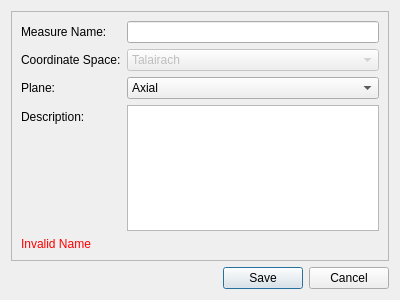
<?xml version="1.0" encoding="UTF-8"?>
<ui version="4.0">
 <class>NewRoi</class>
 <widget class="QDialog" name="NewRoi">
  <property name="windowModality">
   <enum>Qt::ApplicationModal</enum>
  </property>
  <property name="geometry">
   <rect>
    <x>0</x>
    <y>0</y>
    <width>400</width>
    <height>300</height>
   </rect>
  </property>
  <property name="windowTitle">
   <string>Create New Orthogonal Measurement</string>
  </property>
  <property name="modal">
   <bool>true</bool>
  </property>
  <layout class="QVBoxLayout" name="verticalLayout">
   <item>
    <widget class="QFrame" name="frame">
     <property name="frameShape">
      <enum>QFrame::StyledPanel</enum>
     </property>
     <property name="frameShadow">
      <enum>QFrame::Raised</enum>
     </property>
     <layout class="QFormLayout" name="formLayout">
      <item row="0" column="0">
       <widget class="QLabel" name="label">
        <property name="text">
         <string>Measure Name:</string>
        </property>
        <property name="buddy">
         <cstring>roi_name</cstring>
        </property>
       </widget>
      </item>
      <item row="1" column="0">
       <widget class="QLabel" name="label_2">
        <property name="text">
         <string>Coordinate Space:</string>
        </property>
        <property name="buddy">
         <cstring>roi_space</cstring>
        </property>
       </widget>
      </item>
      <item row="3" column="0">
       <widget class="QLabel" name="label_3">
        <property name="text">
         <string>Description:</string>
        </property>
        <property name="buddy">
         <cstring>roi_desc</cstring>
        </property>
       </widget>
      </item>
      <item row="0" column="1">
       <widget class="QLineEdit" name="roi_name"/>
      </item>
      <item row="3" column="1">
       <widget class="QPlainTextEdit" name="roi_desc"/>
      </item>
      <item row="1" column="1">
       <widget class="QComboBox" name="roi_space">
        <property name="enabled">
         <bool>false</bool>
        </property>
        <property name="currentIndex">
         <number>1</number>
        </property>
        <item>
         <property name="text">
          <string>World</string>
         </property>
        </item>
        <item>
         <property name="text">
          <string>Talairach</string>
         </property>
        </item>
        <item>
         <property name="text">
          <string>Dartel</string>
         </property>
        </item>
       </widget>
      </item>
      <item row="4" column="0" colspan="2">
       <widget class="QLabel" name="error_msg">
        <property name="font">
         <font>
          <weight>50</weight>
          <bold>false</bold>
         </font>
        </property>
        <property name="styleSheet">
         <string notr="true">#error_msg{color: rgb(255, 0, 0);}</string>
        </property>
        <property name="text">
         <string>Invalid Name</string>
        </property>
       </widget>
      </item>
      <item row="2" column="0">
       <widget class="QLabel" name="label_4">
        <property name="text">
         <string>Plane:</string>
        </property>
       </widget>
      </item>
      <item row="2" column="1">
       <widget class="QComboBox" name="plane_combo">
        <item>
         <property name="text">
          <string>Axial</string>
         </property>
        </item>
        <item>
         <property name="text">
          <string>Coronal</string>
         </property>
        </item>
        <item>
         <property name="text">
          <string>Sagital</string>
         </property>
        </item>
       </widget>
      </item>
     </layout>
    </widget>
   </item>
   <item>
    <widget class="QDialogButtonBox" name="dialogButtonBox">
     <property name="orientation">
      <enum>Qt::Horizontal</enum>
     </property>
     <property name="standardButtons">
      <set>QDialogButtonBox::Cancel|QDialogButtonBox::Save</set>
     </property>
    </widget>
   </item>
  </layout>
 </widget>
 <tabstops>
  <tabstop>roi_name</tabstop>
  <tabstop>roi_space</tabstop>
  <tabstop>roi_desc</tabstop>
  <tabstop>dialogButtonBox</tabstop>
 </tabstops>
 <resources/>
 <connections>
  <connection>
   <sender>dialogButtonBox</sender>
   <signal>accepted()</signal>
   <receiver>NewRoi</receiver>
   <slot>accept()</slot>
   <hints>
    <hint type="sourcelabel">
     <x>229</x>
     <y>275</y>
    </hint>
    <hint type="destinationlabel">
     <x>157</x>
     <y>274</y>
    </hint>
   </hints>
  </connection>
  <connection>
   <sender>dialogButtonBox</sender>
   <signal>rejected()</signal>
   <receiver>NewRoi</receiver>
   <slot>reject()</slot>
   <hints>
    <hint type="sourcelabel">
     <x>297</x>
     <y>281</y>
    </hint>
    <hint type="destinationlabel">
     <x>286</x>
     <y>274</y>
    </hint>
   </hints>
  </connection>
 </connections>
</ui>
